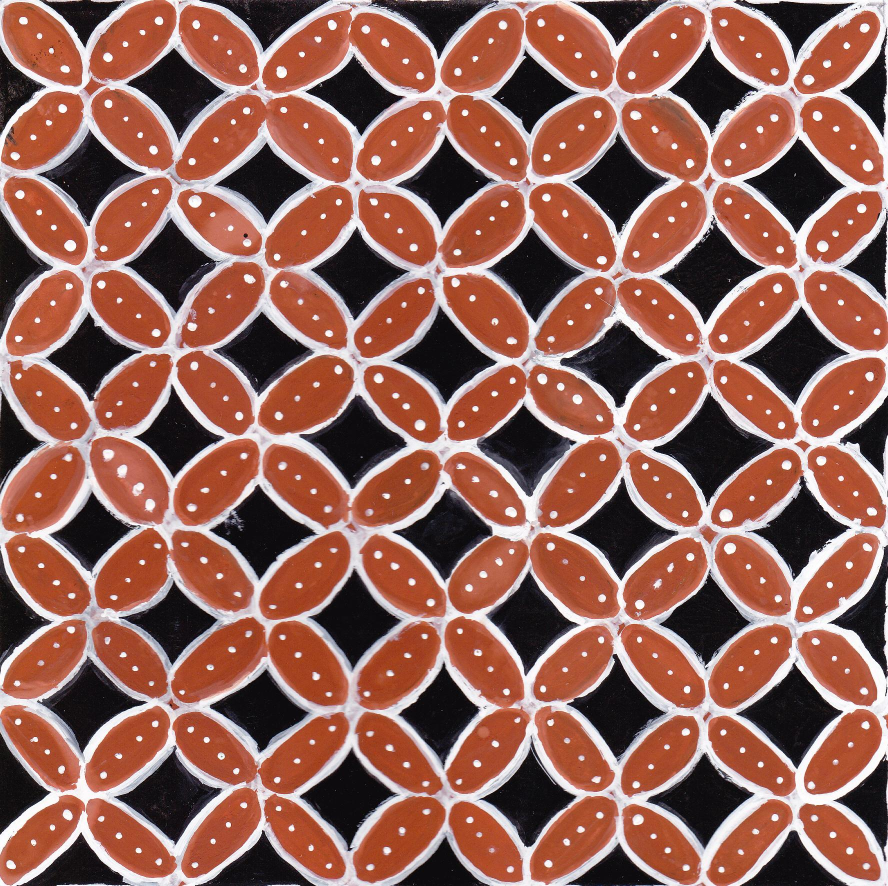
#> input picture kawung/kawung1.jpg, 1776 x 1772 px, found by its file name (shown at 1/2 size); its folder holds only this picture in this run
$ python prakawung.py
#> lines starting #> are read from the running program, lines starting #| are printed output that depends on the picture
import cv2
import numpy as np
import os

# Folder gambar batik kamu
folder_path = r'C:\Users\yayuk\Documents\Semester 6\Analisis citra\UTS\kawung'
output_folder = folder_path + r'\hasil'  # folder untuk simpan hasil
os.makedirs(output_folder, exist_ok=True)

# Dapatkan semua file gambar di folder
file_list = [f for f in os.listdir(folder_path) if f.endswith(('.jpg', '.png'))]

# Loop untuk proses semua gambar
for file_name in file_list:
    print(f"\n Memproses: {file_name}")
    file_path = os.path.join(folder_path, file_name)
    img = cv2.imread(file_path)
#> img is the input picture: shape (1772, 1776, 3); mean B, G, R 88.4, 100.3, 148.9

    if img is None:
        print("Gagal membaca gambar.")
        continue

    # Resize
    resized = cv2.resize(img, (256, 256))
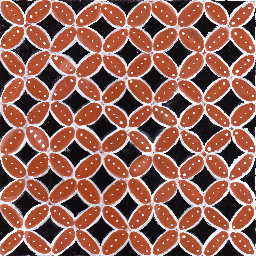
#> resized: shape (256, 256, 3); mean B, G, R 88.1, 100, 148.7

    # Normalisasi
    normalized = resized / 255.0

    # Grayscale
    gray = cv2.cvtColor(resized, cv2.COLOR_BGR2GRAY)
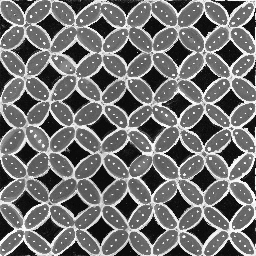
#> gray: shape (256, 256); min 2, max 255, mean 113.2

    # Ekstraksi Fitur Warna (RGB)
    r_mean = np.mean(resized[:, :, 2])
#> r_mean = 148.7
    g_mean = np.mean(resized[:, :, 1])
#> g_mean = 100
    b_mean = np.mean(resized[:, :, 0])
#> b_mean = 88.15

    print(f"R: {r_mean:.2f}, G: {g_mean:.2f}, B: {b_mean:.2f}")
#| R: 148.69, G: 100.01, B: 88.15

    # Simpan hasil (opsional)
    basename = os.path.splitext(file_name)[0]
    cv2.imwrite(os.path.join(output_folder, f"{basename}_resized.jpg"), resized)
    cv2.imwrite(os.path.join(output_folder, f"{basename}_gray.jpg"), gray)

    # Simpan versi normalisasi (jika ingin lihat hasil visual)
    norm_vis = (normalized * 255).astype('uint8')
    cv2.imwrite(os.path.join(output_folder, f"{basename}_normalized.jpg"), norm_vis)

$ run again, on kawung/kawung5.jpg
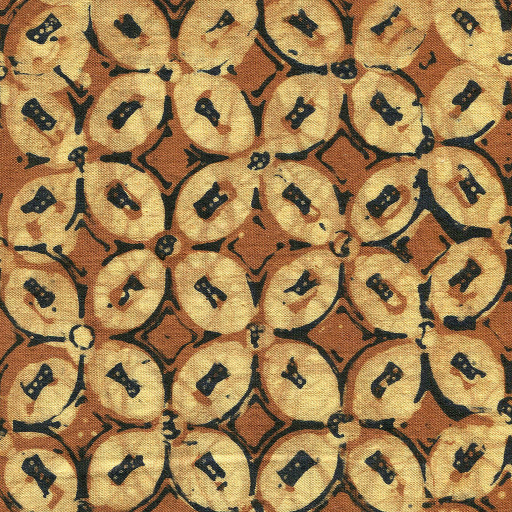
#> input picture kawung/kawung5.jpg, 1024 x 1024 px, found by its file name (shown at 1/2 size)
#> img is the input picture: shape (1024, 1024, 3); mean B, G, R 81.4, 128.2, 161.7
#> `resized = cv2.resize(img, (256, 256))`:
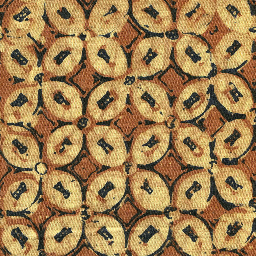
#> resized: shape (256, 256, 3); mean B, G, R 81.6, 128.5, 161.8
#> `gray = cv2.cvtColor(resized, cv2.COLOR_BGR2GRAY)`:
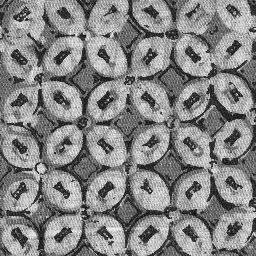
#> gray: shape (256, 256); min 5, max 245, mean 133.1
#> r_mean = 161.8
#> g_mean = 128.5
#> b_mean = 81.61
#| R: 161.79, G: 128.46, B: 81.61

$ run again, on kawung/kawung2.jpg
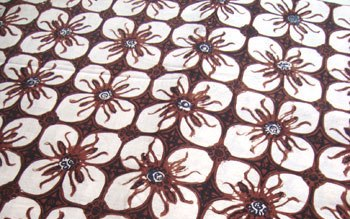
#> input picture kawung/kawung2.jpg, 350 x 219 px, found by its file name
#> img is the input picture: shape (219, 350, 3); mean B, G, R 156.7, 156.7, 176.2
#> `resized = cv2.resize(img, (256, 256))`:
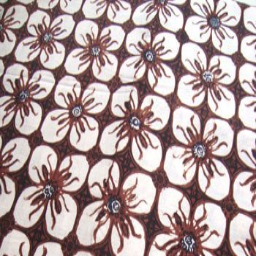
#> resized: shape (256, 256, 3); mean B, G, R 156.5, 156.6, 176.1
#> `gray = cv2.cvtColor(resized, cv2.COLOR_BGR2GRAY)`:
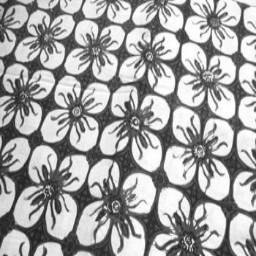
#> gray: shape (256, 256); min 30, max 255, mean 162.4
#> r_mean = 176.1
#> g_mean = 156.6
#> b_mean = 156.5
#| R: 176.11, G: 156.58, B: 156.55

$ run again, on kawung/kawung3.jpg
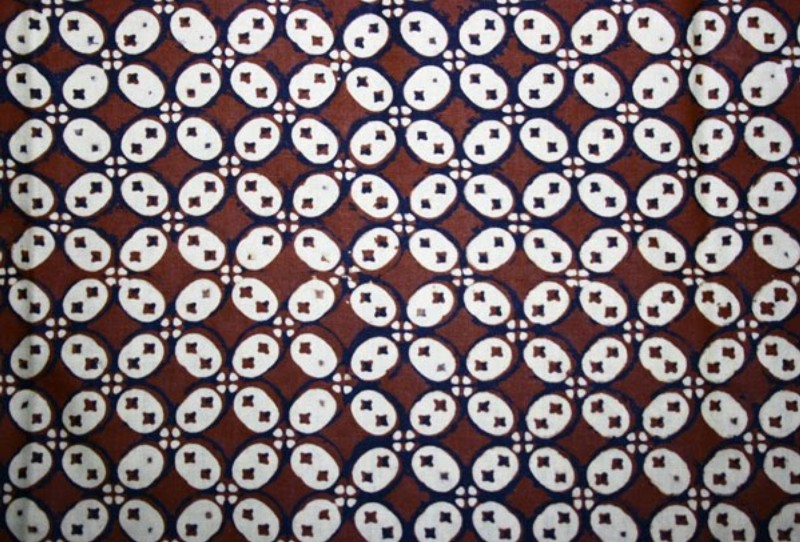
#> input picture kawung/kawung3.jpg, 800 x 542 px, found by its file name
#> img is the input picture: shape (542, 800, 3); mean B, G, R 117.6, 113.5, 126.3
#> `resized = cv2.resize(img, (256, 256))`:
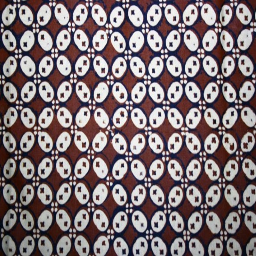
#> resized: shape (256, 256, 3); mean B, G, R 117.4, 113.3, 126.2
#> `gray = cv2.cvtColor(resized, cv2.COLOR_BGR2GRAY)`:
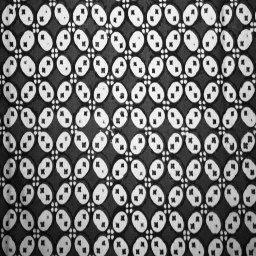
#> gray: shape (256, 256); min 3, max 250, mean 117.6
#> r_mean = 126.2
#> g_mean = 113.3
#> b_mean = 117.4
#| R: 126.15, G: 113.32, B: 117.43

$ run again, on kawung/kawung4.jpg
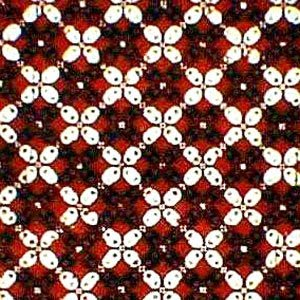
#> input picture kawung/kawung4.jpg, 300 x 300 px, found by its file name
#> img is the input picture: shape (300, 300, 3); mean B, G, R 81.1, 88.3, 130.9
#> `resized = cv2.resize(img, (256, 256))`:
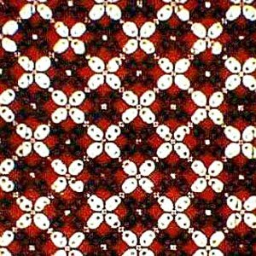
#> resized: shape (256, 256, 3); mean B, G, R 81.1, 88.3, 130.9
#> `gray = cv2.cvtColor(resized, cv2.COLOR_BGR2GRAY)`:
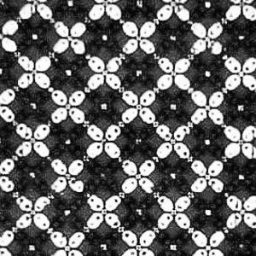
#> gray: shape (256, 256); min 0, max 255, mean 100.2
#> r_mean = 130.9
#> g_mean = 88.29
#> b_mean = 81.12
#| R: 130.89, G: 88.29, B: 81.12
